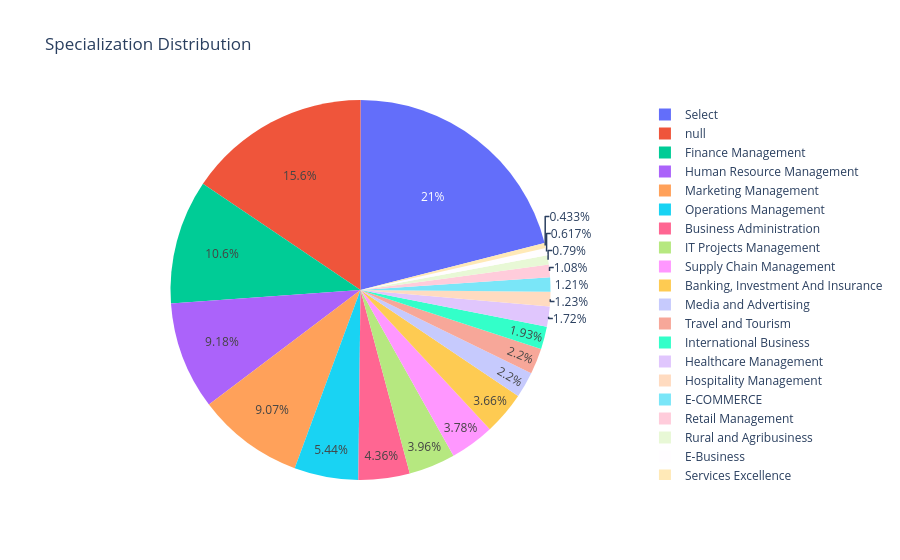

Notebook source saved alongside this figure:
### Markdown cell above
Based on the above count plot we can say that mostly audience are from **"India"**.

### Code cell
px.pie(data_frame = temp_cat_df, names = 'Specialization', title = 'Specialization Distribution')

### Figure 1 — Plotly figure (JSON) as saved in the notebook; plotly's stock layout.template omitted (floating-point values rounded to 4 significant figures; data arrays with more than 128 entries replaced by an {"elided": "..."} marker saying what was removed)
{"data": [{"domain": {"x": [0, 1], "y": [0, 1]}, "hovertemplate": "Specialization=%{label}<extra></extra>", "labels": {"elided": "9240 str values"}, "legendgroup": "", "name": "", "showlegend": true, "type": "pie"}], "layout": {"legend": {"tracegroupgap": 0}, "title": {"text": "Specialization Distribution"}}}
